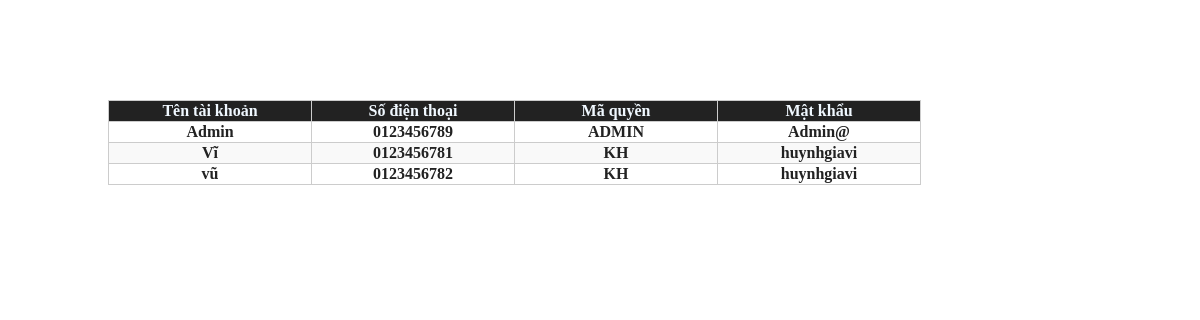
Screenshot of /module/member.php with the database file from the repository.
### tables this page shows
CREATE TABLE `account` (
  `TenND` varchar(10) DEFAULT NULL,
  `SĐT` varchar(10) NOT NULL,
  `MaQuyen` varchar(10) NOT NULL,
  `Status` varchar(20) NOT NULL,
  `CreTime` datetime NOT NULL,
  `Address` varchar(50) DEFAULT NULL,
  `Password` varchar(30) NOT NULL
);

### module/member.php (the view, shortened to what this page needs)
<?php
    $servername = "localhost";
    $username = "root";
    $password = "";
    $dbname = "web2";
    $conn = new mysqli($servername, $username, $password, $dbname);
    $sql = "SELECT TenND, MaQuyen, Password, SĐT FROM account";
    $result = $conn->query($sql);
    if ($result->num_rows > 0) {
        echo '
            <section id="quanlisp">
                <div>
                    <table class="table table-bordered" style="text-align: center">
                        <thead>
                            <tr>
                                <th scope="col">Tên tài khoản</th>
                                <th scope="col">Số điện thoại</th>
                                <th scope="col">Mã quyền</th>
                                <th scope="col">Mật khẩu</th>
                            </tr>
                        </thead>
                        <tbody>
        ';
        while ($row = $result->fetch_assoc()) {
            $tenND = $row["TenND"];
            $maQuyen = $row["MaQuyen"];
            $sdt = $row["SĐT"];
            $Password = $row["Password"];
            echo '
                <tr style="color: #222222; font-weight: bold;">
                    <th scope="row">'.$tenND.'</th>
                    <td>'.$sdt.'</td>
                    <td>'.$maQuyen.'</td>
                    <td>'.$Password.'</td>
                </tr>';
        }
        echo '
                        </tbody>
                    </table>
                </div>
            </section>
        ';
    } else {
        echo "Không có dữ liệu trong bảng account.";
    }
?>

### module/member.php (style rules this page uses)
.table { margin-top: 100px; margin-left: 100px; border-collapse: collapse; }
.table td, .table th { border: 1px solid #ccc; }
.table tr:nth-child(even) { background-color: #f9f9f9; }
.table thead th { background-color: #222222; color: aliceblue; width: 200px; }
.table tbody td { width: 200px; }

### rows the page displays
account: TenND "Admin", SĐT "0123456789", MaQuyen "ADMIN", Password "Admin@"
account: TenND "Vĩ", SĐT "0123456781", MaQuyen "KH", Password "huynhgiavi"
account: TenND "vũ", SĐT "0123456782", MaQuyen "KH", Password "huynhgiavi"
